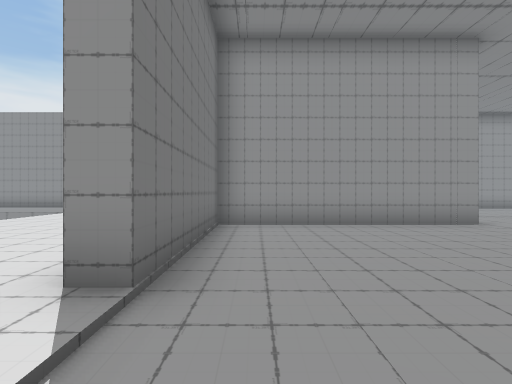
View 1 (above)

14 first-person views from a walk through a scene from a Unity 3-D project. The camera is 1.5 m above the floor, looks level and sees 80° across. The floor is counted in squares, 2 m on a side. Each view is taken from the middle of a square. On the plan, view 1 faces up. The plan holds only what a view shows up to about 10 squares ahead; the rest is blank. The place goes on beyond the plan. Some surface patterns are stand-ins.

View 2
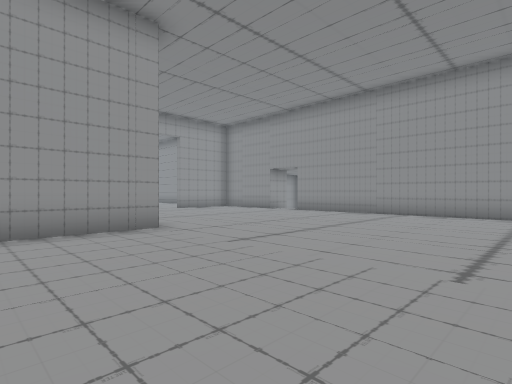

View 3
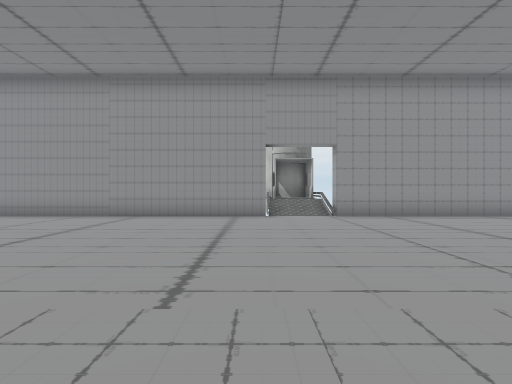

View 4
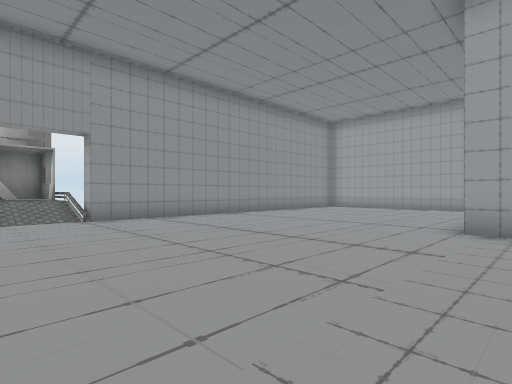

View 5
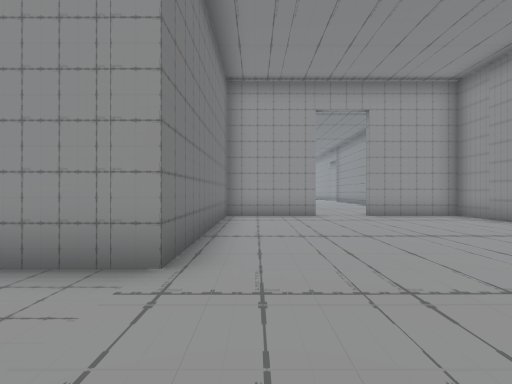

View 6
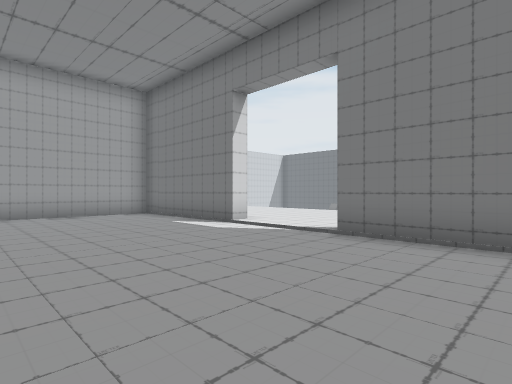

View 7
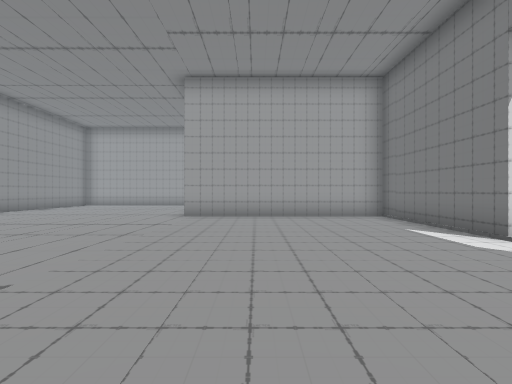

View 8
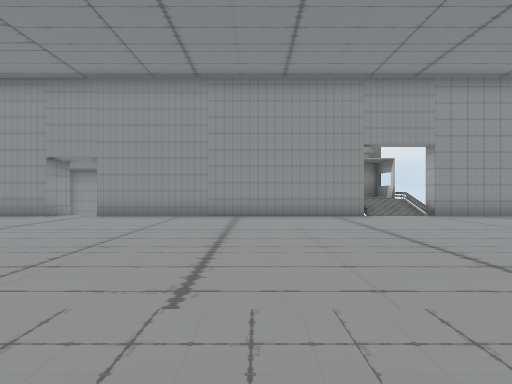

View 9
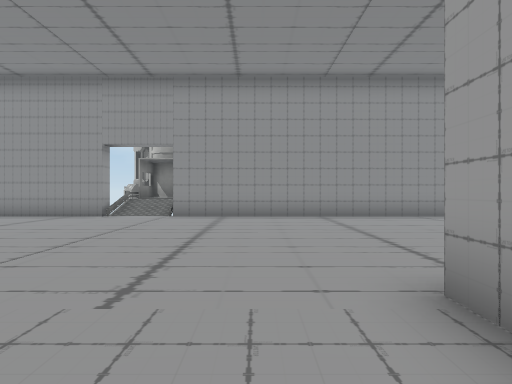

View 10
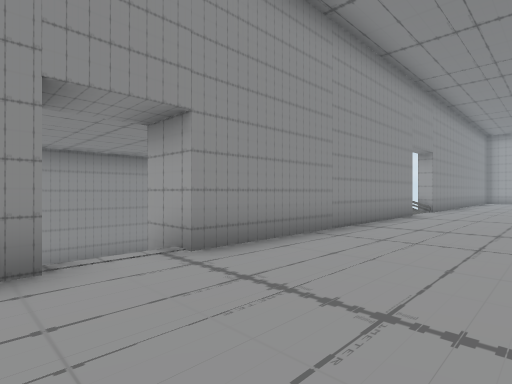

View 11
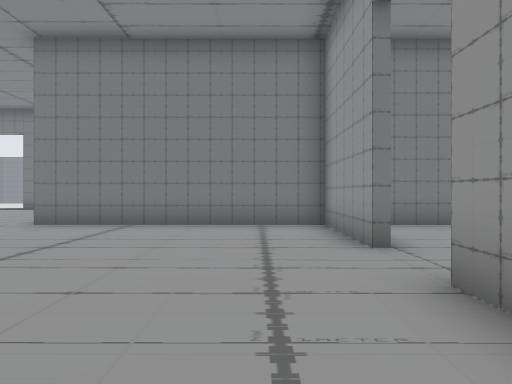

View 12
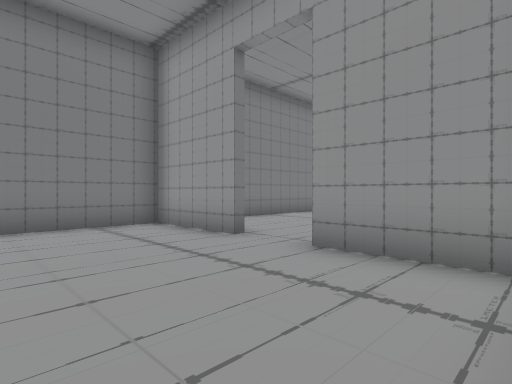

View 13
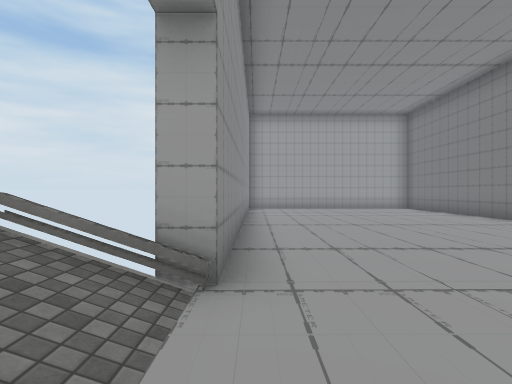

View 14
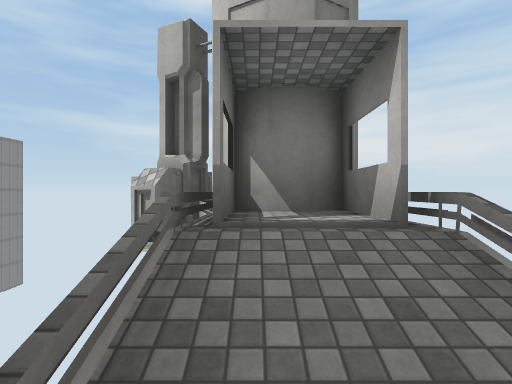

### Floor plan
Key: @ floor where view 1 was taken; # wall or solid block; . main floor; : floor 0.25 m higher than the main floor; + floor 1 m higher than the main floor; / step, stairs or slope; = window, fence, low wall or low ledge.
Columns run from 6 left of view 1 to 18 right of it. Each row starts with its distance up from view 1.
 16            #...
 15            #....
 14            ###..###
 13            #.......
 12            #.......#
 11            #.......#
 10            #......./
  9            #......./    #
  8 ::         #.......#    #
  7 :::  #######.......#    #
  6  ::  #.............#    #
  5   :: #.............#    #
  4   :::#.............#
  3    ::#.............#
  2     :/.............#
  1    ::/.............# ##
  0   :::/@............//+#
 -1   :::#.............//=#
 -2      #.............#
 -3      #.............#
 -4      #.............#
 -5      #.............#
 -6      #######.......#
 -7            #.......#
 -8            #.......#
 -9            #.......#

Where each view was taken, in squares from view 1:
view 1: 0 up, 0 right, facing up
view 2: 1 up, 2 right, facing up-right
view 3: 1 up, 3 right, facing right
view 4: 1 up, 4 right, facing down-right
view 5: 4 up, 6 right, facing up
view 6: 5 up, 4 right, facing down-left
view 7: 4 up, 3 right, facing down
view 8: 4 up, 3 right, facing right
view 9: 4 down, 3 right, facing right
view 10: 11 up, 9 right, facing down-right
view 11: 12 up, 12 right, facing left
view 12: 10 up, 12 right, facing up-left
view 13: 1 up, 12 right, facing down
view 14: 0 up, 12 right, facing right
